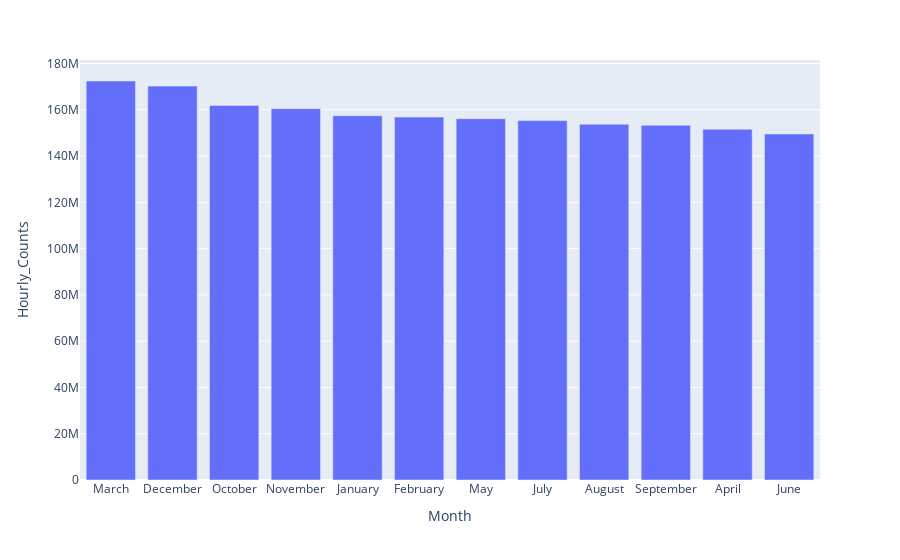

Notebook code for this chart:
### Code cell
# plotting from DataFrame
px.bar(months_2019_df, x="Month", y="Hourly_Counts")

### Figure 1 — Plotly figure (JSON) as saved in the notebook; plotly's stock layout.template omitted (floating-point values rounded to 4 significant figures)
{"data": [{"alignmentgroup": "True", "hovertemplate": "Month=%{x}<br>Hourly_Counts=%{y}<extra></extra>", "legendgroup": "", "marker": {"color": "#636efa"}, "name": "", "offsetgroup": "", "orientation": "v", "showlegend": false, "textposition": "auto", "type": "bar", "x": ["March", "December", "October", "November", "January", "February", "May", "July", "August", "September", "April", "June"], "xaxis": "x", "y": [172436211, 170223773, 161901572, 160487798, 157435313, 156843588, 156137355, 155313182, 153766468, 153304281, 151564562, 149554005], "yaxis": "y"}], "layout": {"autosize": true, "barmode": "relative", "legend": {"tracegroupgap": 0}, "margin": {"t": 60}, "xaxis": {"anchor": "y", "autorange": true, "domain": [0, 1], "range": [-0.5, 11.5], "title": {"text": "Month"}, "type": "category"}, "yaxis": {"anchor": "x", "autorange": true, "domain": [0, 1], "range": [0, 181500000.0], "title": {"text": "Hourly_Counts"}, "type": "linear"}}}
